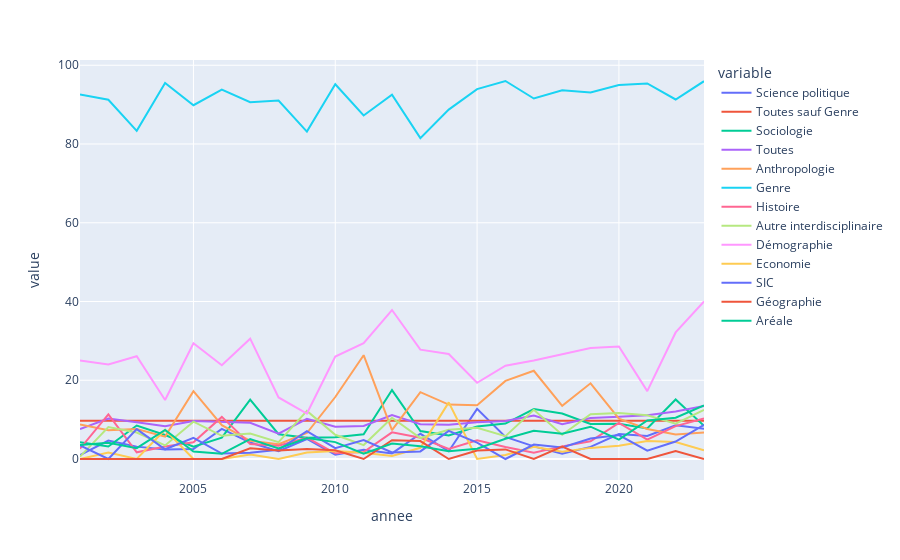

Notebook source saved alongside this figure:
### Code cell
fig

### Figure 1 — Plotly figure (JSON) as saved in the notebook; plotly's stock layout.template omitted (floating-point values rounded to 4 significant figures)
{"data": [{"hovertemplate": "variable=Science politique<br>annee=%{x}<br>value=%{y}<extra></extra>", "legendgroup": "Science politique", "line": {"color": "#636efa", "dash": "solid"}, "marker": {"symbol": "circle"}, "mode": "lines", "name": "Science politique", "orientation": "v", "showlegend": true, "type": "scatter", "x": [2001, 2002, 2003, 2004, 2005, 2006, 2007, 2008, 2009, 2010, 2011, 2012, 2013, 2014, 2015, 2016, 2017, 2018, 2019, 2020, 2021, 2022, 2023], "xaxis": "x", "y": [1, 4.678, 3.141, 2.427, 2.516, 7.647, 4.184, 1.969, 5.085, 1.107, 2.335, 1.418, 6.406, 1.967, 12.74, 5.605, 3.203, 1.338, 3.072, 6.343, 5.844, 8.553, 7.658], "yaxis": "y"}, {"hovertemplate": "variable=Toutes sauf Genre<br>annee=%{x}<br>value=%{y}<extra></extra>", "legendgroup": "Toutes sauf Genre", "line": {"color": "#EF553B", "dash": "solid"}, "marker": {"symbol": "circle"}, "mode": "lines", "name": "Toutes sauf Genre", "orientation": "v", "showlegend": true, "type": "scatter", "x": [2001, 2002, 2003, 2004, 2005, 2006, 2007, 2008, 2009, 2010, 2011, 2012, 2013, 2014, 2015, 2016, 2017, 2018, 2019, 2020, 2021, 2022, 2023], "xaxis": "x", "y": [9.727, 9.727, 9.727, 9.727, 9.727, 9.727, 9.727, 9.727, 9.727, 9.727, 9.727, 9.727, 9.727, 9.727, 9.727, 9.727, 9.727, 9.727, 9.727, 9.727, 9.727, 9.727, 9.727], "yaxis": "y"}, {"hovertemplate": "variable=Sociologie<br>annee=%{x}<br>value=%{y}<extra></extra>", "legendgroup": "Sociologie", "line": {"color": "#00cc96", "dash": "solid"}, "marker": {"symbol": "circle"}, "mode": "lines", "name": "Sociologie", "orientation": "v", "showlegend": true, "type": "scatter", "x": [2001, 2002, 2003, 2004, 2005, 2006, 2007, 2008, 2009, 2010, 2011, 2012, 2013, 2014, 2015, 2016, 2017, 2018, 2019, 2020, 2021, 2022, 2023], "xaxis": "x", "y": [4.242, 3.185, 8.5, 6.091, 3.125, 5.419, 15.09, 6.287, 5.389, 5.523, 6.265, 17.51, 7.123, 5.974, 8.273, 8.997, 12.67, 11.56, 8.877, 8.955, 7.775, 15.12, 8.416], "yaxis": "y"}, {"hovertemplate": "variable=Toutes<br>annee=%{x}<br>value=%{y}<extra></extra>", "legendgroup": "Toutes", "line": {"color": "#ab63fa", "dash": "solid"}, "marker": {"symbol": "circle"}, "mode": "lines", "name": "Toutes", "orientation": "v", "showlegend": true, "type": "scatter", "x": [2001, 2002, 2003, 2004, 2005, 2006, 2007, 2008, 2009, 2010, 2011, 2012, 2013, 2014, 2015, 2016, 2017, 2018, 2019, 2020, 2021, 2022, 2023], "xaxis": "x", "y": [7.601, 10.25, 9.319, 8.312, 9.65, 9.513, 9.206, 6.45, 10.21, 8.185, 8.379, 11.16, 8.828, 8.703, 9.347, 9.677, 11.01, 8.86, 10.44, 10.72, 11.1, 12.06, 13.45], "yaxis": "y"}, {"hovertemplate": "variable=Anthropologie<br>annee=%{x}<br>value=%{y}<extra></extra>", "legendgroup": "Anthropologie", "line": {"color": "#FFA15A", "dash": "solid"}, "marker": {"symbol": "circle"}, "mode": "lines", "name": "Anthropologie", "orientation": "v", "showlegend": true, "type": "scatter", "x": [2001, 2002, 2003, 2004, 2005, 2006, 2007, 2008, 2009, 2010, 2011, 2012, 2013, 2014, 2015, 2016, 2017, 2018, 2019, 2020, 2021, 2022, 2023], "xaxis": "x", "y": [8.75, 7.317, 7.595, 5.682, 17.24, 8.602, 4.63, 3.774, 6.593, 15.74, 26.36, 7.339, 16.98, 13.82, 13.64, 19.83, 22.41, 13.51, 19.23, 10.26, 7.619, 6.224, 6.748], "yaxis": "y"}, {"hovertemplate": "variable=Genre<br>annee=%{x}<br>value=%{y}<extra></extra>", "legendgroup": "Genre", "line": {"color": "#19d3f3", "dash": "solid"}, "marker": {"symbol": "circle"}, "mode": "lines", "name": "Genre", "orientation": "v", "showlegend": true, "type": "scatter", "x": [2001, 2002, 2003, 2004, 2005, 2006, 2007, 2008, 2009, 2010, 2011, 2012, 2013, 2014, 2015, 2016, 2017, 2018, 2019, 2020, 2021, 2022, 2023], "xaxis": "x", "y": [92.59, 91.23, 83.33, 95.52, 89.86, 93.83, 90.62, 91.04, 83.15, 95.18, 87.23, 92.5, 81.48, 88.73, 93.94, 96, 91.55, 93.67, 93.06, 95, 95.37, 91.3, 95.95], "yaxis": "y"}, {"hovertemplate": "variable=Histoire<br>annee=%{x}<br>value=%{y}<extra></extra>", "legendgroup": "Histoire", "line": {"color": "#FF6692", "dash": "solid"}, "marker": {"symbol": "circle"}, "mode": "lines", "name": "Histoire", "orientation": "v", "showlegend": true, "type": "scatter", "x": [2001, 2002, 2003, 2004, 2005, 2006, 2007, 2008, 2009, 2010, 2011, 2012, 2013, 2014, 2015, 2016, 2017, 2018, 2019, 2020, 2021, 2022, 2023], "xaxis": "x", "y": [2.614, 11.35, 1.705, 3.191, 4.233, 10.7, 3.782, 3.396, 5.415, 1.434, 1.748, 6.78, 5.405, 2.527, 4.73, 3.042, 1.6, 3.205, 4.491, 9.18, 4.923, 8.359, 10.28], "yaxis": "y"}, {"hovertemplate": "variable=Autre interdisciplinaire<br>annee=%{x}<br>value=%{y}<extra></extra>", "legendgroup": "Autre interdisciplinaire", "line": {"color": "#B6E880", "dash": "solid"}, "marker": {"symbol": "circle"}, "mode": "lines", "name": "Autre interdisciplinaire", "orientation": "v", "showlegend": true, "type": "scatter", "x": [2001, 2002, 2003, 2004, 2005, 2006, 2007, 2008, 2009, 2010, 2011, 2012, 2013, 2014, 2015, 2016, 2017, 2018, 2019, 2020, 2021, 2022, 2023], "xaxis": "x", "y": [0.5882, 8.108, 6.719, 3.448, 9.489, 5.894, 6.489, 4.274, 12.21, 6.151, 3.538, 10.47, 5.325, 7.432, 7.946, 5.81, 12.5, 6.139, 11.38, 11.7, 11.11, 8.961, 12.44], "yaxis": "y"}, {"hovertemplate": "variable=Démographie<br>annee=%{x}<br>value=%{y}<extra></extra>", "legendgroup": "Démographie", "line": {"color": "#FF97FF", "dash": "solid"}, "marker": {"symbol": "circle"}, "mode": "lines", "name": "Démographie", "orientation": "v", "showlegend": true, "type": "scatter", "x": [2001, 2002, 2003, 2004, 2005, 2006, 2007, 2008, 2009, 2010, 2011, 2012, 2013, 2014, 2015, 2016, 2017, 2018, 2019, 2020, 2021, 2022, 2023], "xaxis": "x", "y": [25, 24, 26.09, 15, 29.41, 23.81, 30.56, 15.62, 11.54, 26, 29.41, 37.84, 27.78, 26.67, 19.35, 23.68, 25, 26.67, 28.21, 28.57, 17.24, 32.14, 40], "yaxis": "y"}, {"hovertemplate": "variable=Economie<br>annee=%{x}<br>value=%{y}<extra></extra>", "legendgroup": "Economie", "line": {"color": "#FECB52", "dash": "solid"}, "marker": {"symbol": "circle"}, "mode": "lines", "name": "Economie", "orientation": "v", "showlegend": true, "type": "scatter", "x": [2001, 2002, 2003, 2004, 2005, 2006, 2007, 2008, 2009, 2010, 2011, 2012, 2013, 2014, 2015, 2016, 2017, 2018, 2019, 2020, 2021, 2022, 2023], "xaxis": "x", "y": [0, 1.639, 0, 7.447, 0, 0, 1.111, 0, 1.667, 2.055, 1.587, 0.7463, 2.837, 14.39, 0, 1.026, 3.086, 1.818, 2.825, 3.356, 4.575, 4.321, 2.222], "yaxis": "y"}, {"hovertemplate": "variable=SIC<br>annee=%{x}<br>value=%{y}<extra></extra>", "legendgroup": "SIC", "line": {"color": "#636efa", "dash": "solid"}, "marker": {"symbol": "circle"}, "mode": "lines", "name": "SIC", "orientation": "v", "showlegend": true, "type": "scatter", "x": [2001, 2002, 2003, 2004, 2005, 2006, 2007, 2008, 2009, 2010, 2011, 2012, 2013, 2014, 2015, 2016, 2017, 2018, 2019, 2020, 2021, 2022, 2023], "xaxis": "x", "y": [3.448, 0, 7.586, 2.469, 5.385, 1.389, 1.575, 2.353, 7.065, 2.762, 4.813, 1.657, 1.923, 7.143, 4.167, 0, 3.665, 2.927, 5.202, 6.081, 2.116, 4.444, 8.654], "yaxis": "y"}, {"hovertemplate": "variable=Géographie<br>annee=%{x}<br>value=%{y}<extra></extra>", "legendgroup": "Géographie", "line": {"color": "#EF553B", "dash": "solid"}, "marker": {"symbol": "circle"}, "mode": "lines", "name": "Géographie", "orientation": "v", "showlegend": true, "type": "scatter", "x": [2001, 2002, 2003, 2004, 2005, 2006, 2007, 2008, 2009, 2010, 2011, 2012, 2013, 2014, 2015, 2016, 2017, 2018, 2019, 2020, 2021, 2022, 2023], "xaxis": "x", "y": [0, 0, 0, 0, 0, 0, 2.703, 2.128, 2.564, 2.222, 0, 4.762, 4.545, 0, 2.174, 2.439, 0, 3.125, 0, 0, 0, 2.041, 0], "yaxis": "y"}, {"hovertemplate": "variable=Aréale<br>annee=%{x}<br>value=%{y}<extra></extra>", "legendgroup": "Aréale", "line": {"color": "#00cc96", "dash": "solid"}, "marker": {"symbol": "circle"}, "mode": "lines", "name": "Aréale", "orientation": "v", "showlegend": true, "type": "scatter", "x": [2001, 2002, 2003, 2004, 2005, 2006, 2007, 2008, 2009, 2010, 2011, 2012, 2013, 2014, 2015, 2016, 2017, 2018, 2019, 2020, 2021, 2022, 2023], "xaxis": "x", "y": [3.571, 4.11, 2.74, 7.377, 1.923, 1.307, 5.036, 2.688, 5.328, 4.292, 1.333, 3.913, 3.239, 1.951, 2.612, 5.147, 7.171, 6.438, 8.203, 4.911, 9.804, 10.5, 13.61], "yaxis": "y"}], "layout": {"legend": {"title": {"text": "variable"}, "tracegroupgap": 0}, "margin": {"t": 60}, "xaxis": {"anchor": "y", "domain": [0, 1], "title": {"text": "annee"}}, "yaxis": {"anchor": "x", "domain": [0, 1], "title": {"text": "value"}}}}
